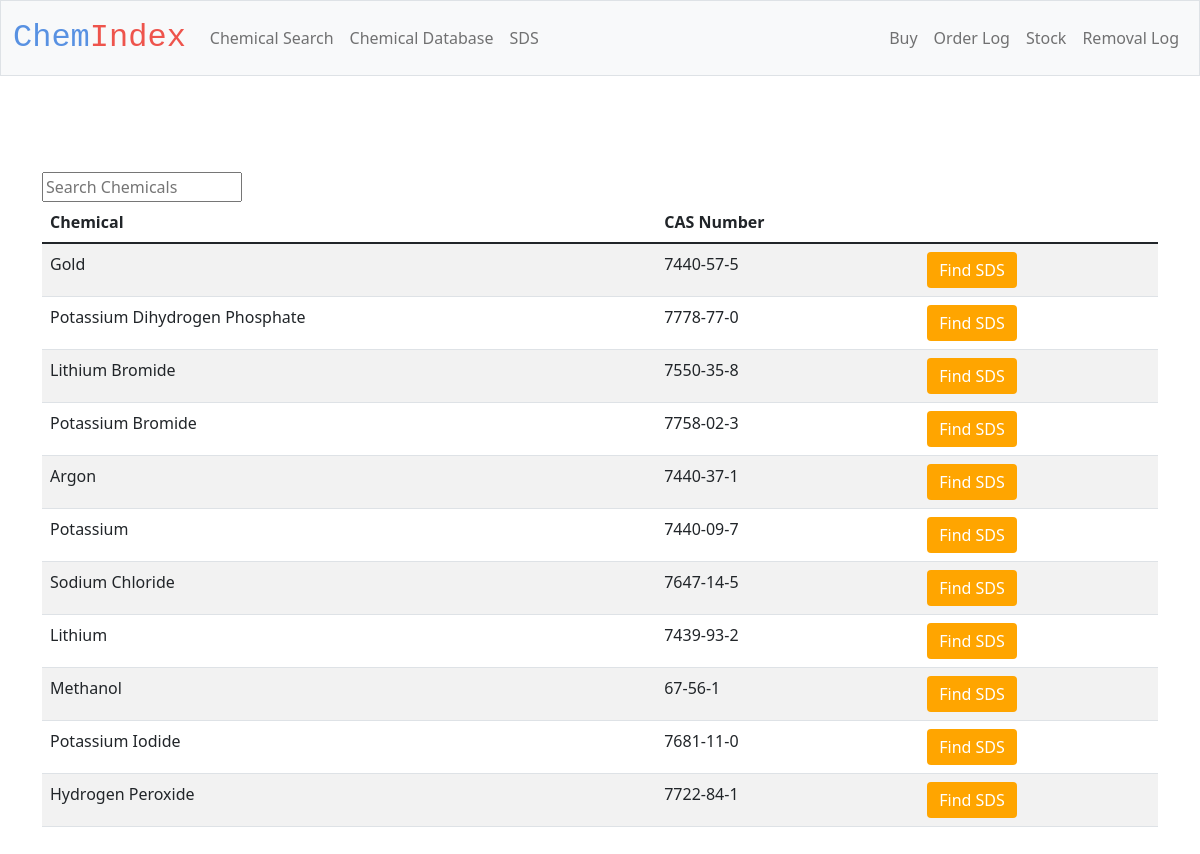
Page /cas_database on the committed database.
### tables this page shows
CREATE TABLE Chemicals (
name TEXT NOT NULL UNIQUE,
cas NOT NULL UNIQUE,
time DATETIME NOT NULL);

### app.py (the view)
@app.route('/cas_database')
def cas_database():
    with sqlite3.connect(db_path) as db:
        data = db.execute("SELECT * FROM Chemicals ORDER BY time DESC")
        return render_template("cas_database.html", chemicals = data)

### templates/cas_database.html (shortened to what this page needs)
{% extends "layout.html" %}
{% block main %}
<main class="container py-5">
    <input type="text" class="cd-search table-filter search" placeholder="Search Chemicals"
    data-table = "cas_table" id="search_input" onkeyup="search_table()"/>
    <table class="table table-striped" id = "cas_table"name= "cas_table">
        <thead>
            <tr>
                <th class="text-start">Chemical</th>
                <th class="text-start">CAS Number</th>
            </tr>
        </thead>
       <tbody>
        {% for chem in chemicals %}
                <tr>
                    <form action="/sds" method="post">
                    <td class="text-start"> {{chem[0]}}</td>
                    <td class="text-start">{{chem[1]}}</td>
                    <td class="text-start"> <button class ="button_sds_database btn btn-primary" type="submit">Find SDS</button></td>
                    </form>
                </tr>
        {% endfor %}
        </tbody>
    </table>
        </main>
{% endblock %}

### templates/layout.html (shortened to what this page needs)
<!doctype html>
<html lang="en">
  <head>
    <link href="https://cdn.jsdelivr.net/npm/bootstrap@5.1.3/dist/css/bootstrap.min.css" rel="stylesheet">
    <link href="/static/styles.css" rel="stylesheet">
  </head>
  <body>
    <nav class="bg-light border navbar navbar-expand-md navbar-light">
        <div class = "container-fluid">
            <a class = "navbar-brand" href="/"><span class="blue">Chem</span><span class="red">Index</span></a>
                <div class="collapse navbar-collapse" id="navbarNav">
                    <ul class="navbar-nav">
                      <li class="nav-item"><a class="nav-link" href="/search">Chemical Search</a></li>
                      <li class="nav-item"><a class="nav-link" href="/cas_database">Chemical Database</a></li>
                      <li class="nav-item"><a class="nav-link" href="/sds">SDS</a></li>
                    </ul>
                    <ul class="navbar-nav ms-auto ml-5">
                      <li class="nav-item"><a class="nav-link" href="/buy">Buy </a></li>
                      <li class="nav-item"><a class="nav-link" href="/purchase_database"> Order Log </a></li>
                      <li class="nav-item"><a class="nav-link" href="/stock"> Stock </a></li>
                      <li class="nav-item"><a class="nav-link" href="/removal_data"> Removal Log </a></li>
                    </ul>
                  </div>
        </div>
    </nav>
    <main class="container-fluid py-5 text-center">
        {% block main %}{% endblock %}
    </main>
  </body>
</html>

### static/styles.css (style rules this page uses)
nav .navbar-brand { font-size: xx-large; font-family: 'Courier New', Courier, monospace; }
.blue { color: #5891e2; }
.red { color: #ee544c; }
.button_sds_database { background-color:orange; color: white; border: none; }
.search { display:flex; flex-direction: row; position: relative; width:200px; }

### rows in the picture
Chemicals: name "Gold", cas "7440-57-5"
Chemicals: name "Potassium Dihydrogen Phosphate", cas "7778-77-0"
Chemicals: name "Lithium Bromide", cas "7550-35-8"
Chemicals: name "Potassium Bromide", cas "7758-02-3"
Chemicals: name "Argon", cas "7440-37-1"
Chemicals: name "Potassium", cas "7440-09-7"
Chemicals: name "Sodium Chloride", cas "7647-14-5"
Chemicals: name "Lithium", cas "7439-93-2"
Chemicals: name "Methanol", cas "67-56-1"
Chemicals: name "Potassium Iodide", cas "7681-11-0"
Chemicals: name "Hydrogen Peroxide", cas "7722-84-1"
